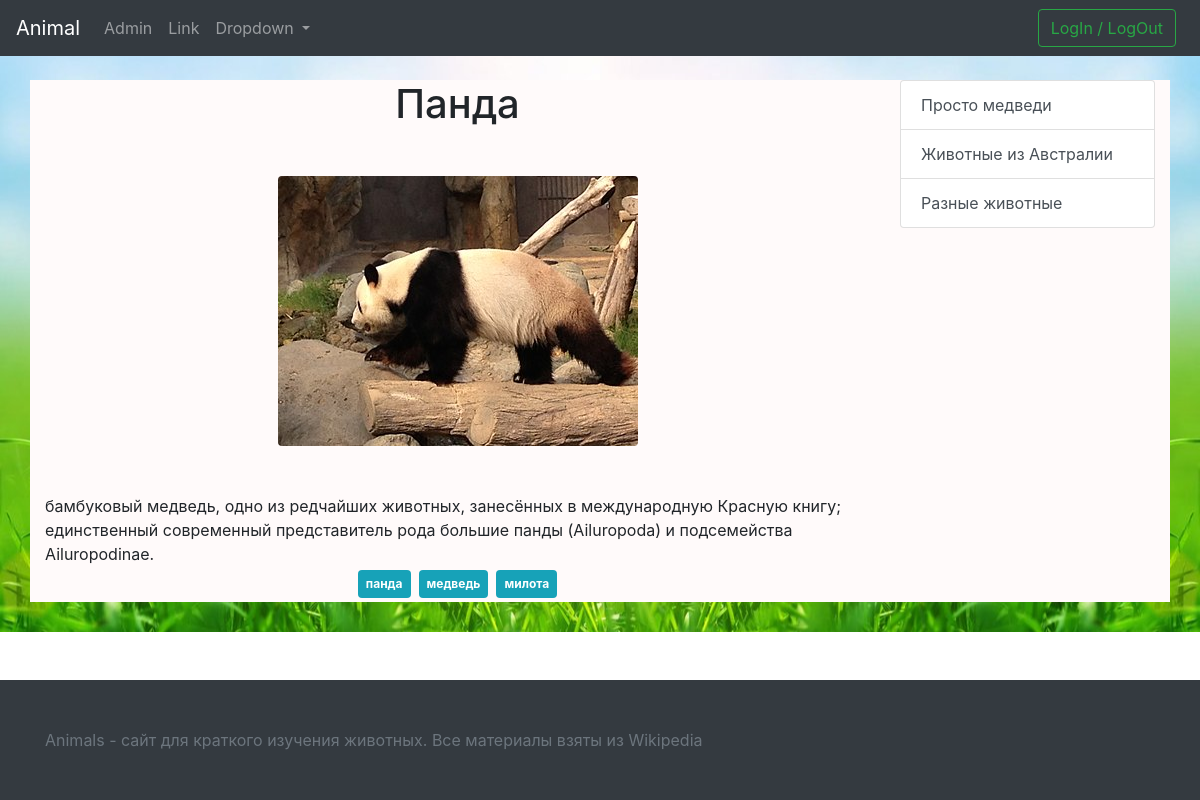
Page /arcticle/27 on the committed database.
### tables this page shows
CREATE TABLE `info` (
  `id` int(11) NOT NULL,
  `title` varchar(255) NOT NULL,
  `category` int(11) NOT NULL,
  `descr_min` text NOT NULL,
  `description` text NOT NULL,
  `image` varchar(500) DEFAULT NULL
);

CREATE TABLE `tag` (
  `id` int(11) NOT NULL,
  `tag` varchar(50) NOT NULL,
  `post` int(5) NOT NULL
);

CREATE TABLE `category` (
  `id` int(11) NOT NULL,
  `category` varchar(255) NOT NULL,
  `slug` varchar(255) NOT NULL,
  `image` text NOT NULL,
  `description` text NOT NULL
);

### core/function.php (called while the page is built, shortened)
<?php
function selectArticle($conn){
    $sql = "SELECT * FROM info WHERE id=".$_GET['id'];
    $result = mysqli_query($conn, $sql);
    if (mysqli_num_rows($result) > 0) {
        $row = mysqli_fetch_assoc($result);
        return $row;
    }
    return false;
}
function getArticleTags($conn){
    $sql = "SELECT * FROM tag WHERE post=".$_GET['id'];
    $result = mysqli_query($conn, $sql);
    $a = array();
    if (mysqli_num_rows($result) > 0) {
        while($row = mysqli_fetch_assoc($result)) {
            $a[] = $row;
        }
    }
    return $a;
}
function getAllCatInfo($conn){
    $sql = "SELECT * FROM category";
    $result = mysqli_query($conn, $sql);
    $a = array();
    if (mysqli_num_rows($result) > 0) {
        while($row = mysqli_fetch_assoc($result)) {
            $a[] = $row;
        }
    }
    return $a;
}

### template/header.php (called while the page is built, shortened)
<?php
require_once 'core/function.php';
$conn = connect();
$cat = getAllCatInfo($conn);
?>
<?php
require_once 'template/header_html.php';
?>

### arcticle.php (the view, shortened to what this page needs)
<?php
require_once('template/header.php');
$data = selectArticle($conn);
$tag = getArticleTags($conn);
?>
<div class="container" style="background: snow;">
  <div class="row" style="margin-bottom: 20px;">
    <div class="col-lg-9">
      <div class="row">
        <div class="col-lg-12">
          <?php
          $out = '';
          $out .="<h1 class='text-center'>{$data['title']}</h1>";
          $out .='<div>';
          $out .="<img src='/images/{$data['image']}' class='img-fluid rounded mx-auto d-block mt-5 mb-5'>";
          $out .='</div>';
          $out .="<div>{$data['description']}</div>";
          echo $out;
          ?>
        </div>
        <div class="col-lg-12 text-center">
          <?php
          for ($i=0; $i < count($tag); $i++){
            echo "<a href='/tag/{$tag[$i]['tag']}' style='padding: 5px;' class='badge badge-info p-2 m-1'>{$tag[$i]['tag']}</a>";
          }
          ?>
        </div>
      </div>
    </div>
    <div class="col-lg-3">
      <?php require_once('template/nav.php'); ?>
    </div>
  </div>
</div>
<?php
require_once('template/footer.php');
?>

### template/nav.php
<?php
    $out = '<div class="list-group">';
    for ($i=0; $i < count($cat); $i++){
        $out .='<a class="list-group-item list-group-item-action" href="/cat/'.$cat[$i]['id'].'">';
        $out .= $cat[$i]['description'].'</a>';
    }
    echo $out;
    echo '</div>';
?>

### css/style.css (style rules this page uses)
html, body { height: 100%; }

### rows in the picture
info: title "Панда", image (picture), description "бамбуковый медведь, одно из редчайших животных, занесённых в международную Красную книгу; единственный современный представитель рода большие панды (Ailuropoda) и подсемейства Ailuropodinae."
tag: tag "панда"
tag: tag "медведь"
tag: tag "милота"
category: description "Просто медведи"
category: description "Животные из Австралии"
category: description "Разные животные"
